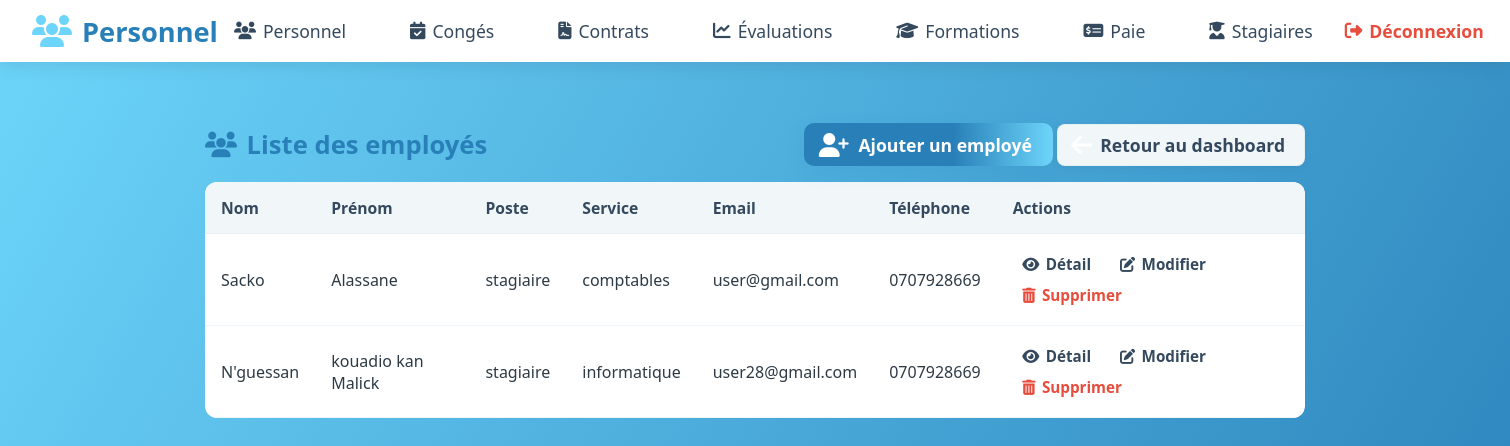
/personnel/ (signed in), run on the app's committed database.
### personnel/models.py (models this page shows, shortened)
class Employe(models.Model):
    user = models.OneToOneField(User, on_delete=models.CASCADE, null=True, blank=True)
    nom = models.CharField(max_length=100)
    prenom = models.CharField(max_length=100)
    date_naissance = models.DateField(null=True, blank=True)
    poste = models.CharField(max_length=100,null=True, blank=True)
    service = models.CharField(max_length=100, null=True, blank=True)
    date_embauche = models.DateField(null=True, blank=True)
    email = models.EmailField(unique=True, null=True, blank=True)
    telephone = models.CharField(max_length=20, null=True, blank=True)
    adresse = models.TextField(null=True, blank=True)

### personnel/views.py (the view)
# urls.py: path('', views.liste_employes, name='liste_employes'),
@login_required
def liste_employes(request):
    if request.user.groups.filter(name='DRH').exists():
        employes = Employe.objects.all()
    else:
        employes = Employe.objects.filter(user=request.user)
    return render(request, 'personnel/liste_employes.html', {'employes': employes})

### personnel/templates/personnel/liste_employes.html (shortened to what this page needs)
<!DOCTYPE html>
<html lang="fr">
<head>
    {% load static %}
    <link rel="stylesheet" href="https://cdnjs.cloudflare.com/ajax/libs/font-awesome/6.4.0/css/all.min.css">
    <link rel="stylesheet" href="{% static 'accounts/dashboard_drh.css' %}">
    <link rel="stylesheet" href="{% static 'personnel/liste_employes.css' %}">
</head>
<body>
    <nav class="navbar">
        <div class="navbar-logo">
            <i class="fas fa-users"></i> Personnel
        </div>
        <div class="navbar-menu">
            <a href="/personnel/"><i class="fas fa-users"></i> Personnel</a>
            <a href="/conges/"><i class="fas fa-calendar-check"></i> Congés</a>
            <a href="/contrats/"><i class="fas fa-file-contract"></i> Contrats</a>
            <a href="/evaluations/"><i class="fas fa-chart-line"></i> Évaluations</a>
            <a href="/formations/"><i class="fas fa-graduation-cap"></i> Formations</a>
            <a href="/paie/"><i class="fas fa-money-check-alt"></i> Paie</a>
            <a href="/stagiaires/"><i class="fas fa-user-graduate"></i> Stagiaires</a>
        </div>
        <a href="{% url 'logout' %}" class="navbar-logout"><i class="fas fa-sign-out-alt"></i> Déconnexion</a>
    </nav>
    <div class="container container-list">
        <div class="header-row">
            <div style="display:flex; align-items:center; gap:1rem;">
                <h2 style="margin:0;"><i class="fas fa-users"></i> Liste des employés</h2>
            </div>
            <div>
                <a href="{% url 'ajouter_employe' %}" class="menu-item add-btn"><i class="fas fa-user-plus"></i> Ajouter un employé</a>
                <a href="{% url 'dashboard_drh' %}" class="btn-secondary menu-item"><i class="fas fa-arrow-left"></i> Retour au dashboard</a>
            </div>
        </div>
        <div class="table-wrapper">
            <table class="table-employes">
                <thead>
                    <tr>
                        <th>Nom</th>
                        <th>Prénom</th>
                        <th>Poste</th>
                        <th>Service</th>
                        <th>Email</th>
                        <th>Téléphone</th>
                        <th>Actions</th>
                    </tr>
                </thead>
            <tbody>
            {% for employe in employes %}
                <tr>
                    <td data-label="Nom">{{ employe.nom }}</td>
                    <td data-label="Prénom">{{ employe.prenom }}</td>
                    <td data-label="Poste">{{ employe.poste }}</td>
                    <td data-label="Service">{{ employe.service }}</td>
                    <td data-label="Email">{{ employe.email }}</td>
                    <td data-label="Téléphone">{{ employe.telephone }}</td>
                    <td data-label="Actions">
                        <div class="crud-actions">
                            <a href="{% url 'detail_employe' employe.pk %}"><i class="fas fa-eye"></i> Détail</a>
                            <a href="{% url 'modifier_employe' employe.pk %}"><i class="fas fa-edit"></i> Modifier</a>
                            <a href="{% url 'supprimer_employe' employe.pk %}" class="delete"><i class="fas fa-trash-alt"></i> Supprimer</a>
                        </div>
                    </td>
                </tr>
            {% endfor %}
            </tbody>
        </table>
        </div>
    </div>
</body>
</html>

### accounts/static/accounts/dashboard_drh.css (style rules this page uses)
body { margin: 0; font-family: 'Segoe UI', Arial, sans-serif; background: linear-gradient(120deg, #6dd5fa 0%, #2980b9 100%); min-height: 100vh; }
.navbar { background: #fff; box-shadow: 0 4px 16px rgba(44, 62, 80, 0.13); display: flex; align-items: center; justify-content: space-between; padding: 0.7rem 2rem; position: sticky; top: 0; z-index: 100; }
.navbar-logo { font-size: 1.7rem; color: #2980b9; font-weight: bold; display: flex; align-items: center; gap: 10px; }
.navbar-logo i { color: #6dd5fa; font-size: 2rem; }
.navbar-menu { display: flex; gap: 2rem; }
.navbar-menu a { color: #34495e; text-decoration: none; font-size: 1.1rem; font-weight: 500; display: flex; align-items: center; gap: 7px; padding: 0.5rem 1rem; border-radius: 8px; transition: background 0.2s, color 0.2s; }
.navbar-logout { color: #e74c3c; font-weight: 600; text-decoration: none; font-size: 1.1rem; display: flex; align-items: center; gap: 7px; padding: 0.5rem 1rem; border-radius: 8px; transition: background 0.2s, color 0.2s; }
.menu-item { background: linear-gradient(90deg, #2980b9 60%, #6dd5fa 100%); color: #fff; border-radius: 14px; box-shadow: 0 2px 8px rgba(44, 62, 80, 0.09); padding: 1.2rem 2rem; font-size: 1.1rem; font-weight: 600; text-decoration: none; display: flex; align-items: center; gap: 12px; transition: background 0.2s, box-shadow 0.2s; min-width: 220px; }
.menu-item i { font-size: 1.5rem; color: #fff; }

### personnel/static/personnel/liste_employes.css (style rules this page uses)
.container-list { max-width: 1100px; margin: 2.2rem auto; padding: 1.6rem; }
.header-row { display: flex; justify-content: space-between; align-items: center; gap: 1rem; margin-bottom: 1rem; }
.header-row h2 { font-size: 1.6rem; color: #2980b9; display: flex; align-items: center; gap: 0.6rem; }
.add-btn { background: linear-gradient(90deg,#2980b9 60%,#6dd5fa 100%); color: #fff; padding: 0.6rem 0.9rem; border-radius: 10px; text-decoration: none; font-weight: 700; display: inline-flex; gap: 0.6rem; box-shadow: 0 6px 18px rgba(41,128,185,0.12); transition: transform 0.12s ease, box-shadow 0.12s ease; }
.btn-secondary { background: #f1f6f9; color: #34495e; padding: 0.5rem 0.8rem; border-radius: 8px; text-decoration: none; font-weight: 700; display: inline-flex; align-items: center; gap: 0.5rem; border: 1px solid rgba(41,128,185,0.06); transition: background 0.12s ease, transform 0.12s ease; }
.table-wrapper { width: 100%; overflow-x: auto; background: transparent; border-radius: 12px; }
.table-employes { width: 100%; border-collapse: collapse; background: #fff; border-radius: 10px; overflow: hidden; box-shadow: 0 6px 24px rgba(44,62,80,0.08); }
.table-employes thead th { background: #f1f6f9; text-align: left; padding: 0.9rem 1rem; font-size: 0.98rem; color: #34495e; border-bottom: 1px solid #e6eef6; }
.table-employes tbody td { padding: 0.9rem 1rem; border-bottom: 1px solid #eef6fa; vertical-align: middle; font-size: 1rem; color: #2d3a45; }
.crud-actions a { display: inline-flex; align-items: center; gap: 0.4rem; padding: 0.35rem 0.6rem; margin-right: 0.35rem; border-radius: 8px; text-decoration: none; color: #34495e; font-weight: 600; font-size: 0.95rem; }
.crud-actions a.delete { color: #e74c3c; }

### data on the page
Employe: nom "Sacko", prenom "Alassane", poste "stagiaire", service "comptables", email "user@gmail.com", telephone "0707928669"
Employe: nom "N'guessan", prenom "kouadio kan Malick", poste "stagiaire", service "informatique", email "user28@gmail.com", telephone "0707928669"
